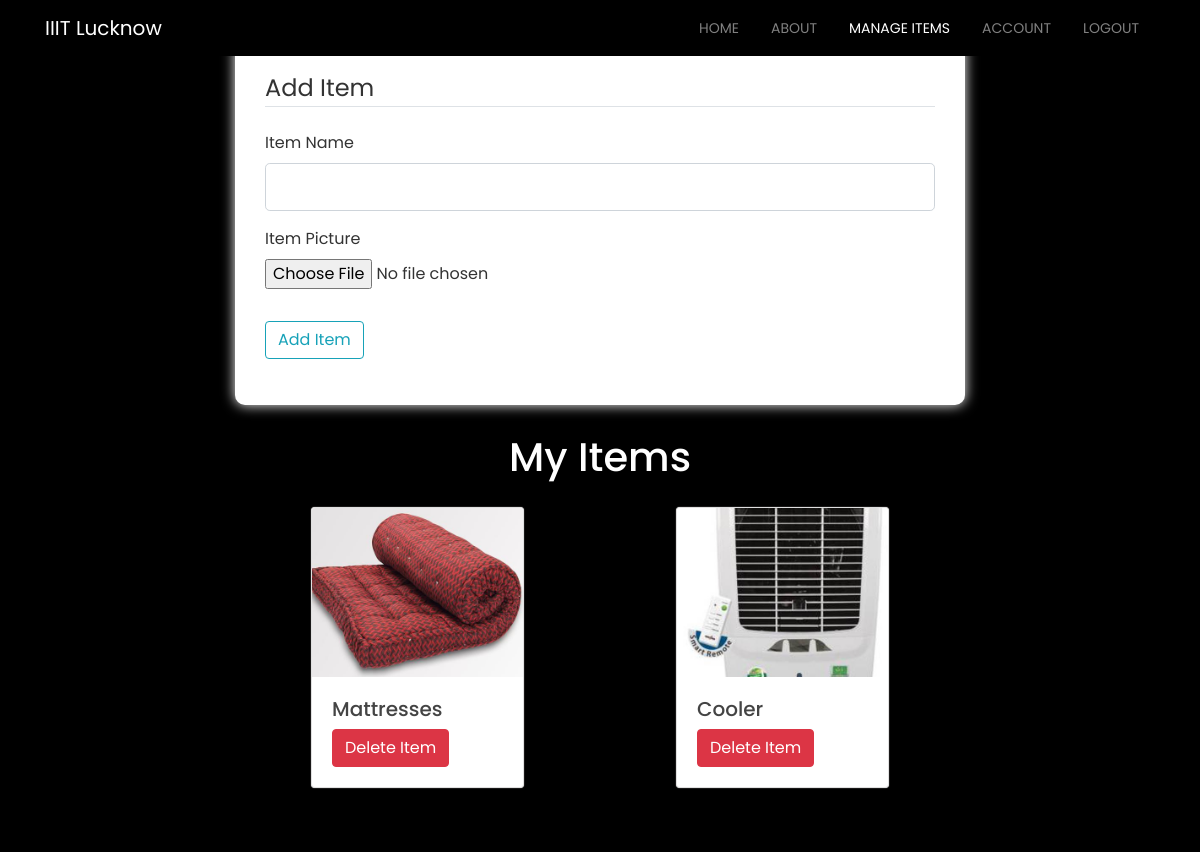
Screenshot of /items (signed in) with the database file from the repository.
### trading/models.py (models this page shows)
class Item(db.Model):
    id = db.Column(db.Integer, primary_key=True)
    name = db.Column(db.String(30), nullable=False)
    image_file = db.Column(db.String(30), nullable=False, default='table.jpg')
    user_id = db.Column(db.Integer, db.ForeignKey('user.id'), nullable=False)
    user_phone = db.Column(db.String(10), nullable=False)

### trading/routes.py (the view, shortened to what this page needs)
@app.route("/items", methods=['GET', 'POST'])
@login_required
def items():
    form = AddItemForm()
    return render_template('items.html', title='Manage Items', form=form, items=current_user.items)

### trading/forms.py
class AddItemForm(FlaskForm):
    name = StringField('Item Name', validators=[DataRequired(), Length(min=2, max=30)])
    image = FileField('Item Picture', validators=[FileAllowed(['jpg', 'png', 'jpeg'])])
    submit = SubmitField('Add Item')

### trading/models.py (called while the page is built)
@login_manager.user_loader
def load_user(user_id):
    return User.query.get(int(user_id))

### trading/templates/items.html (shortened to what this page needs)
{% extends "layout.html" %}
{% block content %}
    <div>
    	<form method ="POST"  action="" class="form-container" enctype="multipart/form-data">
    		<fieldset class ="form-group">
    			<legend class="border-bottom mb-4">Add Item</legend>
    			<div class="form-group">
    				{{ form.name.label(class="form-control-label") }}
    				{% if form.name.errors %}
                        {{ form.name(class="form-control form-control-lg is-invalid") }}
                        <div class="invalid-feedback">
                            {% for error in form.name.errors %}
                                <span>{{ error }}</span>
                            {% endfor %}
                        </div>
                    {% else %}
                        {{ form.name(class="form-control form-control-lg") }}
                    {% endif %}
    			</div>
                <div class="form-group">
                    {{ form.image.label() }}
                    {{ form.image(class="form-control-file") }}
                </div>
    		</fieldset>
    		<div class="form-group">
    			{{ form.submit(class="btn btn-outline-info") }}
    		</div>
    	</form>
    </div>
    <section id="products" class="products py-5">
        <div class="container">
            <div class="row">
                <div class="col-10 mx-auto col-sm-6 text-center">
                    <h1 class="text-capitalize product-title">My Items</h1>
                </div>
            </div>
            <div class="row product-items" id="product-items">
              {% for item in items %}
                <div class="col-10 col-sm-6 col-lg-4 mx-auto my-3">
                    <div class="card single-item">
                      <div class="img-container">
                        <img src="../static/item_pics/{{ item.image_file }}" class="card-img-top product-img" alt="">
                      </div>
                      <div class="card-body">
                        <div class="card-text d-flex justify-content-between text-capitalize text-center">
                          <h5 id="item-name" >{{ item.name }}</h5>
                        </div>
						<form action="{{ url_for('delete_item', item_id=item.id) }}" method="post">
                            <input class="btn btn-danger" type="submit" value="Delete Item">
                        </form>
                      </div>
                    </div>
                </div>
              {% endfor %}
            </div>
        </div>
    </section>
 {% endblock %}

### trading/static/main.css (style rules this page uses)
body { font-family: 'Poppins', sans-serif; background: #000; color: #333333; }
h1, h2, h3, h4, h5, h6 { color: #444444; }
.form-container { position: relative; top: 5vh; background: #fff; padding: 30px; border-radius: 10px; box-shadow: 0px 0px 13px 0px #fff; }
#products { background:#000; }
.product-title { margin-top: 20px; margin-bottom: 10px; color: #fff; }
.single-item { display: inline-block; vertical-align: middle; transform: perspective(1px) translateZ(0); box-shadow: 0 0 1px rgb(247, 241, 241); position: relative; transition-duration: 0.3s; transition-property: transform; cursor: pointer; }
.single-item:before { pointer-events: none; position: absolute; z-index: -1; content: ''; top: 100%; left: 5%; height: 10px; width: 90%; opacity: 0; background: radial-gradient(ellipse at center, rgba(248, 248, 248, 0.35) 0%, rgba(247, 244, 244, 0) 80%); transition-duration: 0.3s; transition-property: transform, opacity; }
.img-container { position: relative; overflow: hidden; cursor: pointer; }
.img-container { display: inline-block; vertical-align: middle; -webkit-transform: perspective(1px) translateZ(0); transform: perspective(1px) translateZ(0); box-shadow: 0 0 1px rgba(0, 0, 0, 0); -webkit-transition-duration: 0.3s; transition-duration: 0.3s; -webkit-transition-property: box-shadow, transform; transition-property: box-shadow, transform; }

### rows the page displays
Item: image_file (picture), name "Mattresses"
Item: image_file (picture), name "Cooler"
